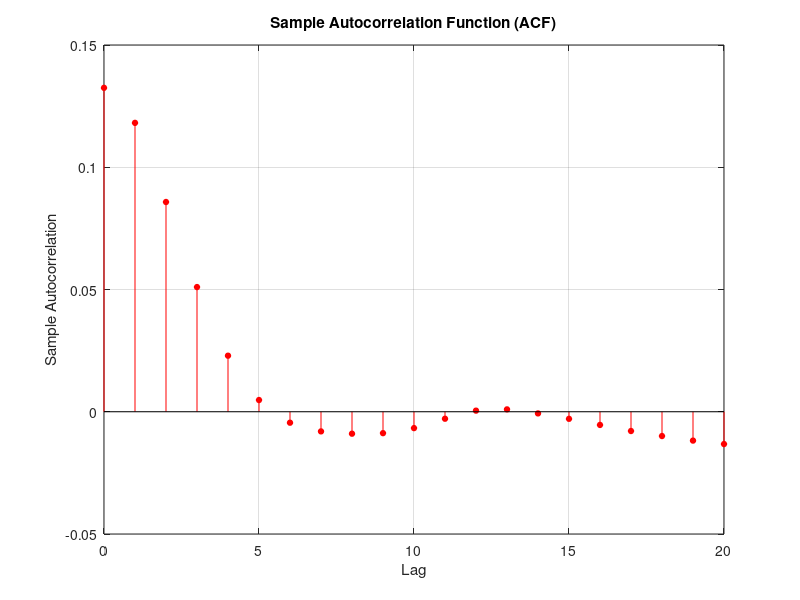

The MATLAB source for this figure: (Note: this script raises an error after producing the figure.)
clc
clear all
close all

TF = tf(0.25,[1 0.7071 0.25]) ;

T = 1e3 ;

t = 0:T-1 ;
x = normrnd(0,1,length(t),1) ;
y = lsim(TF,x,t) ;

% auto correlation
nLags = 20 ;

    [ACF,Lags] = xcorr(y,nLags,'unbiased'); 
    index = find(Lags>=0) ;

    figure(1)
    lineHandles  =  stem(Lags(index) , ACF(index) , 'filled' , 'r-o');
    set   (lineHandles(1) , 'MarkerSize' , 4)
grid  ('on')
xlabel('Lag')
ylabel('Sample Autocorrelation')
title ('Sample Autocorrelation Function (ACF)')

[ACFb,ACFub, Lags] = dou_autocorr(y,nLags) ;

figure(1)
hold on
plot(Lags,ACFb,'bx','linewidth',2)
plot(Lags,ACFub,'ko','linewidth',2)
legend('Matlab','Biased','Unbiased')

%% probability densilty function

y = rand(1,1e4) ;

% [p,xi,u] = ksdensity(y) ;
u = 0.1;
[p,xi] = ksdensity(y,'width',u,'kernel','box') ;

% p_norm = normpdf(xi,mean(y),std(y)) ;
figure()
plot([0 0 1 1],[0 1 1 0],'k','linewidth',2)
% plot(xi,p_norm,'k--','linewidth',2)
hold on
grid on
plot(xi,p,'r','linewidth',2)
xlabel('y')
ylabel('p(y)')
title('Probability density function')

[p,xi] = dou_pdf(y,u) ;

plot(xi,p,'b','linewidth',2)
legend('uniform','matlab','definition')